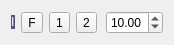
            <widget class="QWidget" name="genInteriorPage">
             <property name="geometry">
              <rect>
               <x>0</x>
               <y>0</y>
               <width>174</width>
               <height>40</height>
              </rect>
             </property>
             <attribute name="label">
              <string>Interior</string>
             </attribute>
             <layout class="QGridLayout" name="gridLayout_29">
              <item row="1" column="0" colspan="2">
               <layout class="QGridLayout" name="gridLayout_23">
                <item row="0" column="0">
                 <widget class="QLabel" name="interiorLbl">
                  <property name="sizePolicy">
                   <sizepolicy hsizetype="Maximum" vsizetype="Maximum">
                    <horstretch>0</horstretch>
                    <verstretch>0</verstretch>
                   </sizepolicy>
                  </property>
                  <property name="palette">
                   <palette>
                    <active>
                     <colorrole role="WindowText">
                      <brush brushstyle="SolidPattern">
                       <color alpha="255">
                        <red>255</red>
                        <green>255</green>
                        <blue>255</blue>
                       </color>
                      </brush>
                     </colorrole>
                     <colorrole role="Base">
                      <brush brushstyle="SolidPattern">
                       <color alpha="255">
                        <red>252</red>
                        <green>252</green>
                        <blue>252</blue>
                       </color>
                      </brush>
                     </colorrole>
                     <colorrole role="Window">
                      <brush brushstyle="SolidPattern">
                       <color alpha="255">
                        <red>85</red>
                        <green>85</green>
                        <blue>127</blue>
                       </color>
                      </brush>
                     </colorrole>
                    </active>
                    <inactive>
                     <colorrole role="WindowText">
                      <brush brushstyle="SolidPattern">
                       <color alpha="255">
                        <red>255</red>
                        <green>255</green>
                        <blue>255</blue>
                       </color>
                      </brush>
                     </colorrole>
                     <colorrole role="Base">
                      <brush brushstyle="SolidPattern">
                       <color alpha="255">
                        <red>252</red>
                        <green>252</green>
                        <blue>252</blue>
                       </color>
                      </brush>
                     </colorrole>
                     <colorrole role="Window">
                      <brush brushstyle="SolidPattern">
                       <color alpha="255">
                        <red>85</red>
                        <green>85</green>
                        <blue>127</blue>
                       </color>
                      </brush>
                     </colorrole>
                    </inactive>
                    <disabled>
                     <colorrole role="WindowText">
                      <brush brushstyle="SolidPattern">
                       <color alpha="255">
                        <red>165</red>
                        <green>167</green>
                        <blue>169</blue>
                       </color>
                      </brush>
                     </colorrole>
                     <colorrole role="Base">
                      <brush brushstyle="SolidPattern">
                       <color alpha="255">
                        <red>85</red>
                        <green>85</green>
                        <blue>127</blue>
                       </color>
                      </brush>
                     </colorrole>
                     <colorrole role="Window">
                      <brush brushstyle="SolidPattern">
                       <color alpha="255">
                        <red>85</red>
                        <green>85</green>
                        <blue>127</blue>
                       </color>
                      </brush>
                     </colorrole>
                    </disabled>
                   </palette>
                  </property>
                  <property name="autoFillBackground">
                   <bool>true</bool>
                  </property>
                  <property name="text">
                   <string>I</string>
                  </property>
                  <property name="margin">
                   <number>5</number>
                  </property>
                 </widget>
                </item>
                <item row="0" column="2">
                 <widget class="QToolButton" name="interiorColor1Btn">
                  <property name="toolTip">
                   <string>Primary color</string>
                  </property>
                  <property name="text">
                   <string>1</string>
                  </property>
                 </widget>
                </item>
                <item row="0" column="1">
                 <widget class="QToolButton" name="interiorFillTypeBtn">
                  <property name="toolTip">
                   <string>Color: (F)lat, (I)nverted (G)radient</string>
                  </property>
                  <property name="text">
                   <string>F</string>
                  </property>
                 </widget>
                </item>
                <item row="0" column="3">
                 <widget class="QToolButton" name="interiorColor2Btn">
                  <property name="toolTip">
                   <string>Secondary color</string>
                  </property>
                  <property name="text">
                   <string>2</string>
                  </property>
                 </widget>
                </item>
                <item row="0" column="4">
                 <spacer name="horizontalSpacer_8">
                  <property name="orientation">
                   <enum>Qt::Horizontal</enum>
                  </property>
                  <property name="sizeHint" stdset="0">
                   <size>
                    <width>0</width>
                    <height>20</height>
                   </size>
                  </property>
                 </spacer>
                </item>
                <item row="0" column="5">
                 <widget class="QDoubleSpinBox" name="genInteriorRoundnessSpin">
                  <property name="toolTip">
                   <string>Frameless interior roundness</string>
                  </property>
                  <property name="value">
                   <double>10.000000000000000</double>
                  </property>
                 </widget>
                </item>
               </layout>
              </item>
              <item row="2" column="0">
               <spacer name="verticalSpacer_2">
                <property name="orientation">
                 <enum>Qt::Vertical</enum>
                </property>
                <property name="sizeHint" stdset="0">
                 <size>
                  <width>20</width>
                  <height>179</height>
                 </size>
                </property>
               </spacer>
              </item>
             </layout>
            </widget>
